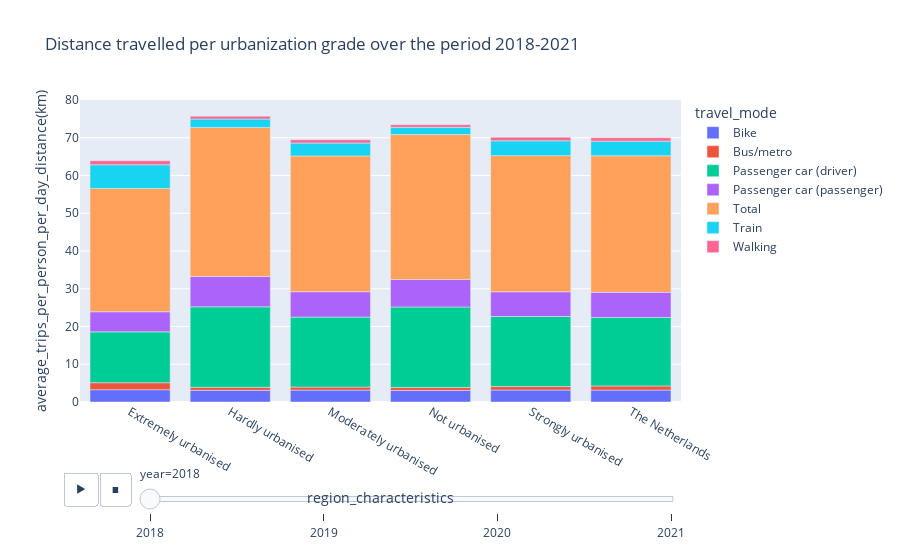

Source (notebook cell):
### Code cell
# showing the distance travelled per urbanization grade over the years
fig = px.bar(df_new, x='region_characteristics', y='average_trips_per_person_per_day_distance(km)', color='travel_mode', 
             animation_frame='year', title="Distance travelled per urbanization grade over the period 2018-2021")
fig.update_xaxes(categoryorder='array', categoryarray=['The Netherlands', 'Extremely urbanised', 'Strongly urbanised', 'Moderately urbanised', 'Hardly urbanised', 'Not urbanised'])
fig.update_layout(yaxis_range=[0,80]) #set correct range
fig.show()

### Figure 1 — Plotly figure (JSON) as saved in the notebook; plotly's stock layout.template omitted (floating-point values rounded to 4 significant figures)
{"data": [{"alignmentgroup": "True", "hovertemplate": "travel_mode=Bike<br>year=2018<br>region_characteristics=%{x}<br>average_trips_per_person_per_day_distance(km)=%{y}<extra></extra>", "legendgroup": "Bike", "marker": {"color": "#636efa", "pattern": {"shape": ""}}, "name": "Bike", "offsetgroup": "Bike", "orientation": "v", "showlegend": true, "textposition": "auto", "type": "bar", "x": ["Extremely urbanised", "Hardly urbanised", "Moderately urbanised", "Not urbanised", "Strongly urbanised", "The Netherlands"], "xaxis": "x", "y": [3.26, 3.1, 3.15, 3.07, 3.17, 3.16], "yaxis": "y"}, {"alignmentgroup": "True", "hovertemplate": "travel_mode=Bus/metro<br>year=2018<br>region_characteristics=%{x}<br>average_trips_per_person_per_day_distance(km)=%{y}<extra></extra>", "legendgroup": "Bus/metro", "marker": {"color": "#EF553B", "pattern": {"shape": ""}}, "name": "Bus/metro", "offsetgroup": "Bus/metro", "orientation": "v", "showlegend": true, "textposition": "auto", "type": "bar", "x": ["Extremely urbanised", "Hardly urbanised", "Moderately urbanised", "Not urbanised", "Strongly urbanised", "The Netherlands"], "xaxis": "x", "y": [1.85, 0.79, 0.8, 0.77, 0.92, 1.08], "yaxis": "y"}, {"alignmentgroup": "True", "hovertemplate": "travel_mode=Passenger car (driver)<br>year=2018<br>region_characteristics=%{x}<br>average_trips_per_person_per_day_distance(km)=%{y}<extra></extra>", "legendgroup": "Passenger car (driver)", "marker": {"color": "#00cc96", "pattern": {"shape": ""}}, "name": "Passenger car (driver)", "offsetgroup": "Passenger car (driver)", "orientation": "v", "showlegend": true, "textposition": "auto", "type": "bar", "x": ["Extremely urbanised", "Hardly urbanised", "Moderately urbanised", "Not urbanised", "Strongly urbanised", "The Netherlands"], "xaxis": "x", "y": [13.47, 21.33, 18.54, 21.33, 18.56, 18.16], "yaxis": "y"}, {"alignmentgroup": "True", "hovertemplate": "travel_mode=Passenger car (passenger)<br>year=2018<br>region_characteristics=%{x}<br>average_trips_per_person_per_day_distance(km)=%{y}<extra></extra>", "legendgroup": "Passenger car (passenger)", "marker": {"color": "#ab63fa", "pattern": {"shape": ""}}, "name": "Passenger car (passenger)", "offsetgroup": "Passenger car (passenger)", "orientation": "v", "showlegend": true, "textposition": "auto", "type": "bar", "x": ["Extremely urbanised", "Hardly urbanised", "Moderately urbanised", "Not urbanised", "Strongly urbanised", "The Netherlands"], "xaxis": "x", "y": [5.33, 8.03, 6.72, 7.29, 6.54, 6.66], "yaxis": "y"}, {"alignmentgroup": "True", "hovertemplate": "travel_mode=Total<br>year=2018<br>region_characteristics=%{x}<br>average_trips_per_person_per_day_distance(km)=%{y}<extra></extra>", "legendgroup": "Total", "marker": {"color": "#FFA15A", "pattern": {"shape": ""}}, "name": "Total", "offsetgroup": "Total", "orientation": "v", "showlegend": true, "textposition": "auto", "type": "bar", "x": ["Extremely urbanised", "Hardly urbanised", "Moderately urbanised", "Not urbanised", "Strongly urbanised", "The Netherlands"], "xaxis": "x", "y": [32.66, 39.49, 35.97, 38.39, 36.07, 36.16], "yaxis": "y"}, {"alignmentgroup": "True", "hovertemplate": "travel_mode=Train<br>year=2018<br>region_characteristics=%{x}<br>average_trips_per_person_per_day_distance(km)=%{y}<extra></extra>", "legendgroup": "Train", "marker": {"color": "#19d3f3", "pattern": {"shape": ""}}, "name": "Train", "offsetgroup": "Train", "orientation": "v", "showlegend": true, "textposition": "auto", "type": "bar", "x": ["Extremely urbanised", "Hardly urbanised", "Moderately urbanised", "Not urbanised", "Strongly urbanised", "The Netherlands"], "xaxis": "x", "y": [6.27, 2.22, 3.42, 1.92, 3.94, 3.88], "yaxis": "y"}, {"alignmentgroup": "True", "hovertemplate": "travel_mode=Walking<br>year=2018<br>region_characteristics=%{x}<br>average_trips_per_person_per_day_distance(km)=%{y}<extra></extra>", "legendgroup": "Walking", "marker": {"color": "#FF6692", "pattern": {"shape": ""}}, "name": "Walking", "offsetgroup": "Walking", "orientation": "v", "showlegend": true, "textposition": "auto", "type": "bar", "x": ["Extremely urbanised", "Hardly urbanised", "Moderately urbanised", "Not urbanised", "Strongly urbanised", "The Netherlands"], "xaxis": "x", "y": [1.08, 0.76, 0.86, 0.7, 0.92, 0.9], "yaxis": "y"}], "layout": {"barmode": "relative", "legend": {"title": {"text": "travel_mode"}, "tracegroupgap": 0}, "sliders": [{"active": 0, "currentvalue": {"prefix": "year="}, "len": 0.9, "pad": {"b": 10, "t": 60}, "steps": [{"args": [["2018"], {"frame": {"duration": 0, "redraw": true}, "fromcurrent": true, "mode": "immediate", "transition": {"duration": 0, "easing": "linear"}}], "label": "2018", "method": "animate"}, {"args": [["2019"], {"frame": {"duration": 0, "redraw": true}, "fromcurrent": true, "mode": "immediate", "transition": {"duration": 0, "easing": "linear"}}], "label": "2019", "method": "animate"}, {"args": [["2020"], {"frame": {"duration": 0, "redraw": true}, "fromcurrent": true, "mode": "immediate", "transition": {"duration": 0, "easing": "linear"}}], "label": "2020", "method": "animate"}, {"args": [["2021"], {"frame": {"duration": 0, "redraw": true}, "fromcurrent": true, "mode": "immediate", "transition": {"duration": 0, "easing": "linear"}}], "label": "2021", "method": "animate"}], "x": 0.1, "xanchor": "left", "y": 0, "yanchor": "top"}], "title": {"text": "Distance travelled per urbanization grade over the period 2018-2021"}, "updatemenus": [{"buttons": [{"args": [null, {"frame": {"duration": 500, "redraw": true}, "fromcurrent": true, "mode": "immediate", "transition": {"duration": 500, "easing": "linear"}}], "label": "&#9654;", "method": "animate"}, {"args": [[null], {"frame": {"duration": 0, "redraw": true}, "fromcurrent": true, "mode": "immediate", "transition": {"duration": 0, "easing": "linear"}}], "label": "&#9724;", "method": "animate"}], "direction": "left", "pad": {"r": 10, "t": 70}, "showactive": false, "type": "buttons", "x": 0.1, "xanchor": "right", "y": 0, "yanchor": "top"}], "xaxis": {"anchor": "y", "domain": [0, 1], "title": {"text": "region_characteristics"}}, "yaxis": {"anchor": "x", "domain": [0, 1], "range": [0, 80], "title": {"text": "average_trips_per_person_per_day_distance(km)"}}}}
